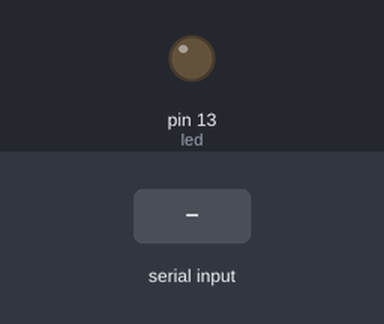
Bench run of a sketch on a simulated Arduino Mega 2560, built with avr-gcc and run on an emulated ATmega2560. On the bench: output pins drawn as LEDs (lit = HIGH). The inputs (shaded band) are chosen by the test bench. What the sketch prints to the serial monitor is not drawn.

Above: at 0.1 s.
At 1.2 s:
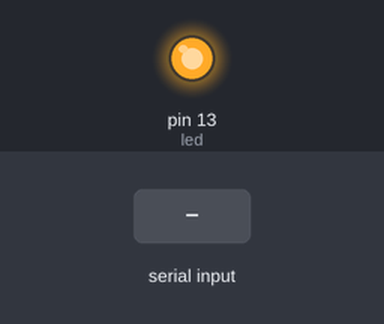
1.3 s: "200\n" received over the second serial link
At 1.9 s:
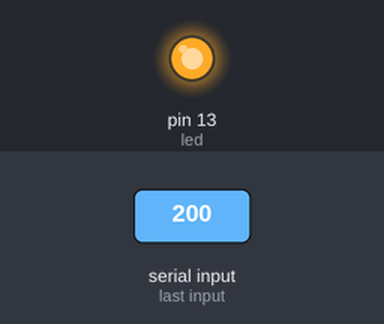
Timing chart, 0 to 4.3 s (numbered marks = the images above; inputs shaded):
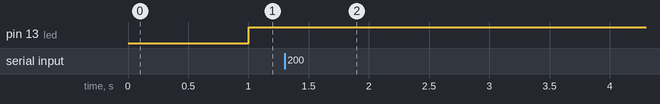

Measured:
- after the input at 1.3 s, pin 13 (led): stops changing and stays HIGH

The sketch:

absdev.ino
```cpp
#include <stdlib.h>
#include <string.h>


int led = 13;

//int RXLED = 13;//17;  // The RX LED has a defined Arduino pin

int SLOW = 2000;
int NORMAL=1000;
int FAST = 100;

int delay_time_on = NORMAL;
int delay_time_off = NORMAL;

String commandString = "";         // a string to hold incoming data

void setup()
{
 pinMode(led, OUTPUT);  // Set RX LED as an output
 // TX LED is set as an output behind the scenes

 Serial.begin(9600); //This pipes to the serial monitor
 Serial1.begin(9600); //This is the UART, pipes to sensors attached to board
 commandString.reserve(200);
}
int linecount = 0;
int cycle = 0;

/* unsigned */ char cmdBuff[200];

int cmdPtr = 0;

boolean commandComplete = false;  // whether the string is complete

void loop() {

    Serial.print(cycle++);
    Serial.print(": tick delayTime=");
    Serial.print(delay_time_off);
    Serial.print(",");
    Serial.print(delay_time_on);
    Serial.print(":");
    Serial.println(cmdPtr);

  while (Serial1.available()) {
    procData();
  }

  digitalWrite(led, LOW);
  delay(delay_time_off);
  digitalWrite(led, HIGH);
  delay(delay_time_on);
}

void procData()
{
  if(Serial1.available()) {
    linecount++;
    char c = Serial1.read();

    Serial1.flush();
    Serial1.print("");
    Serial1.print(linecount);
    Serial1.print(" Received: ");
    Serial1.println(c);

    switch(c){
//      case '1':
//        delay_time_on = delay_time_off = SLOW;
//        break;
//      case '2':
//        delay_time_on = delay_time_off = NORMAL;
//        break;
//      case '3':
//        delay_time_on = delay_time_off = FAST;
//        break;
//      case '4':
//        delay_time_on = FAST;
//        delay_time_off = SLOW;
//        break;

      case '\n': // Single string command
      case '!': // Single string command
      case '}':  // Group command
        exec();
        break;

      case '{':
        resetCmd();
        break;

       default  : if (cmdPtr < 200){

         cmdBuff[cmdPtr++] = c;
         //commandString += c;
       }
    }
  }
}

void exec(){


   int val;
   char argstr[20];


    Serial1.flush();
    Serial1.println("");
    Serial1.print(linecount);
    Serial1.print(":");
    Serial1.print(cmdPtr);
    Serial1.print(":");
    Serial1.print("Exec:");
    int i = 0;
    while (cmdBuff[i]) {
      char c = cmdBuff[i];
      Serial1.print(c);
      i++;
    }
    //commandString.getBytes(cmdBuff, cmdPtr);
    Serial1.print(commandString);
    Serial1.print(".");
    Serial1.println(cmdPtr);
    if (cmdPtr > 2){
      char key = cmdBuff[0];
      char delim = cmdBuff[1];
      strcpy(argstr, cmdBuff+2);
      val = atoi(argstr);
      Serial1.print(key);
      Serial1.print("=");
      Serial1.println(val);
      switch(key){
        case '1':
          delay_time_on = val;
          break;
        case '2':
          delay_time_off = val;
        break;
      }
    }


  resetCmd();
}

void resetCmd(){
    Serial.flush();
    Serial.println("");
    Serial.print(linecount);
    Serial.println("Reset:");
    cmdPtr=0;
    cmdBuff[cmdPtr]=0;
    commandString = "";
}
```
